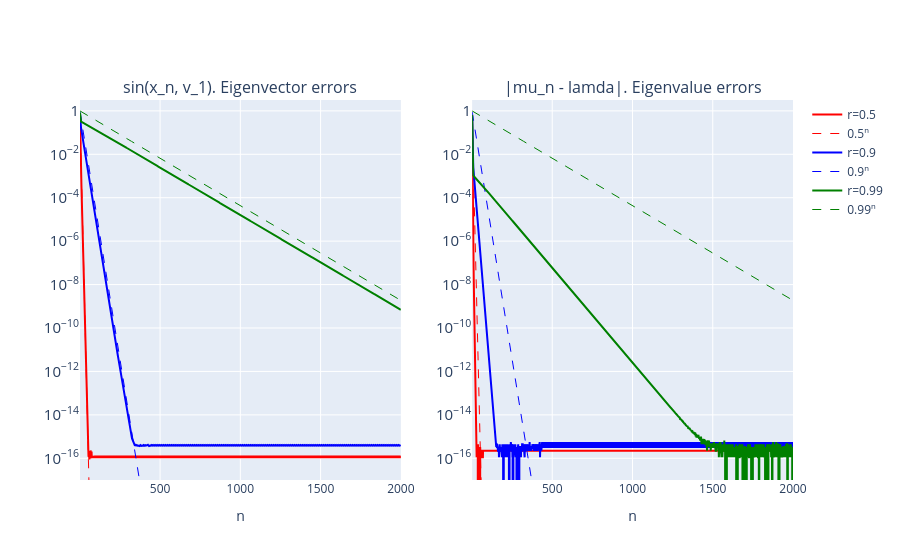

The notebook cell this image was saved under:
### Code cell
from plotly.subplots import make_subplots

results = [(A_0_vector_error, A_0_value_error),
           (A_1_vector_error, A_1_value_error),
           (A_2_vector_error, A_2_value_error)]
steps = np.arange(1, n + 1)
colors = ['red', 'blue', 'green']

fig = make_subplots(rows=1, cols=2,
                    subplot_titles=("sin(x_n, v_1). Eigenvector errors", "|mu_n - lamda|. Eigenvalue errors"))
for r, (vec_err, val_err), c in zip(r_s, results, colors):
    ref = r ** steps
    for col, err in ((1, vec_err), (2, val_err)):
        fig.add_trace(go.Scatter(x=steps, y=err, name=f"r={r}",
                                 line=dict(color=c), showlegend=(col == 1)), row=1, col=col)
        fig.add_trace(go.Scatter(x=steps, y=ref, name=f"{r}ⁿ",
                                 line=dict(color=c, dash='dash', width=1),
                                 showlegend=(col == 1)), row=1, col=col)

fig.update_yaxes(type="log", range=[-17, 0.5], exponentformat="power")
fig.update_xaxes(title_text="n")
fig.show()

### Figure 1 — Plotly figure (JSON) as saved in the notebook; plotly's stock layout.template omitted (floating-point values rounded to 4 significant figures; data arrays with more than 128 entries replaced by an {"elided": "..."} marker saying what was removed)
{"data": [{"line": {"color": "red"}, "name": "r=0.5", "showlegend": true, "type": "scatter", "x": {"elided": "2000 int values"}, "xaxis": "x", "y": {"elided": "2000 float values"}, "yaxis": "y"}, {"line": {"color": "red", "dash": "dash", "width": 1}, "name": "0.5ⁿ", "showlegend": true, "type": "scatter", "x": {"elided": "2000 int values"}, "xaxis": "x", "y": {"elided": "2000 float values"}, "yaxis": "y"}, {"line": {"color": "red"}, "name": "r=0.5", "showlegend": false, "type": "scatter", "x": {"elided": "2000 int values"}, "xaxis": "x2", "y": {"elided": "2000 float values"}, "yaxis": "y2"}, {"line": {"color": "red", "dash": "dash", "width": 1}, "name": "0.5ⁿ", "showlegend": false, "type": "scatter", "x": {"elided": "2000 int values"}, "xaxis": "x2", "y": {"elided": "2000 float values"}, "yaxis": "y2"}, {"line": {"color": "blue"}, "name": "r=0.9", "showlegend": true, "type": "scatter", "x": {"elided": "2000 int values"}, "xaxis": "x", "y": {"elided": "2000 float values"}, "yaxis": "y"}, {"line": {"color": "blue", "dash": "dash", "width": 1}, "name": "0.9ⁿ", "showlegend": true, "type": "scatter", "x": {"elided": "2000 int values"}, "xaxis": "x", "y": {"elided": "2000 float values"}, "yaxis": "y"}, {"line": {"color": "blue"}, "name": "r=0.9", "showlegend": false, "type": "scatter", "x": {"elided": "2000 int values"}, "xaxis": "x2", "y": {"elided": "2000 float values"}, "yaxis": "y2"}, {"line": {"color": "blue", "dash": "dash", "width": 1}, "name": "0.9ⁿ", "showlegend": false, "type": "scatter", "x": {"elided": "2000 int values"}, "xaxis": "x2", "y": {"elided": "2000 float values"}, "yaxis": "y2"}, {"line": {"color": "green"}, "name": "r=0.99", "showlegend": true, "type": "scatter", "x": {"elided": "2000 int values"}, "xaxis": "x", "y": {"elided": "2000 float values"}, "yaxis": "y"}, {"line": {"color": "green", "dash": "dash", "width": 1}, "name": "0.99ⁿ", "showlegend": true, "type": "scatter", "x": {"elided": "2000 int values"}, "xaxis": "x", "y": {"elided": "2000 float values"}, "yaxis": "y"}, {"line": {"color": "green"}, "name": "r=0.99", "showlegend": false, "type": "scatter", "x": {"elided": "2000 int values"}, "xaxis": "x2", "y": {"elided": "2000 float values"}, "yaxis": "y2"}, {"line": {"color": "green", "dash": "dash", "width": 1}, "name": "0.99ⁿ", "showlegend": false, "type": "scatter", "x": {"elided": "2000 int values"}, "xaxis": "x2", "y": {"elided": "2000 float values"}, "yaxis": "y2"}], "layout": {"annotations": [{"font": {"size": 16}, "showarrow": false, "text": "sin(x_n, v_1). Eigenvector errors", "x": 0.225, "xanchor": "center", "xref": "paper", "y": 1, "yanchor": "bottom", "yref": "paper"}, {"font": {"size": 16}, "showarrow": false, "text": "|mu_n - lamda|. Eigenvalue errors", "x": 0.775, "xanchor": "center", "xref": "paper", "y": 1, "yanchor": "bottom", "yref": "paper"}], "xaxis": {"anchor": "y", "domain": [0, 0.45], "title": {"text": "n"}}, "xaxis2": {"anchor": "y2", "domain": [0.55, 1], "title": {"text": "n"}}, "yaxis": {"anchor": "x", "domain": [0, 1], "exponentformat": "power", "range": [-17, 0.5], "type": "log"}, "yaxis2": {"anchor": "x2", "domain": [0, 1], "exponentformat": "power", "range": [-17, 0.5], "type": "log"}}}
